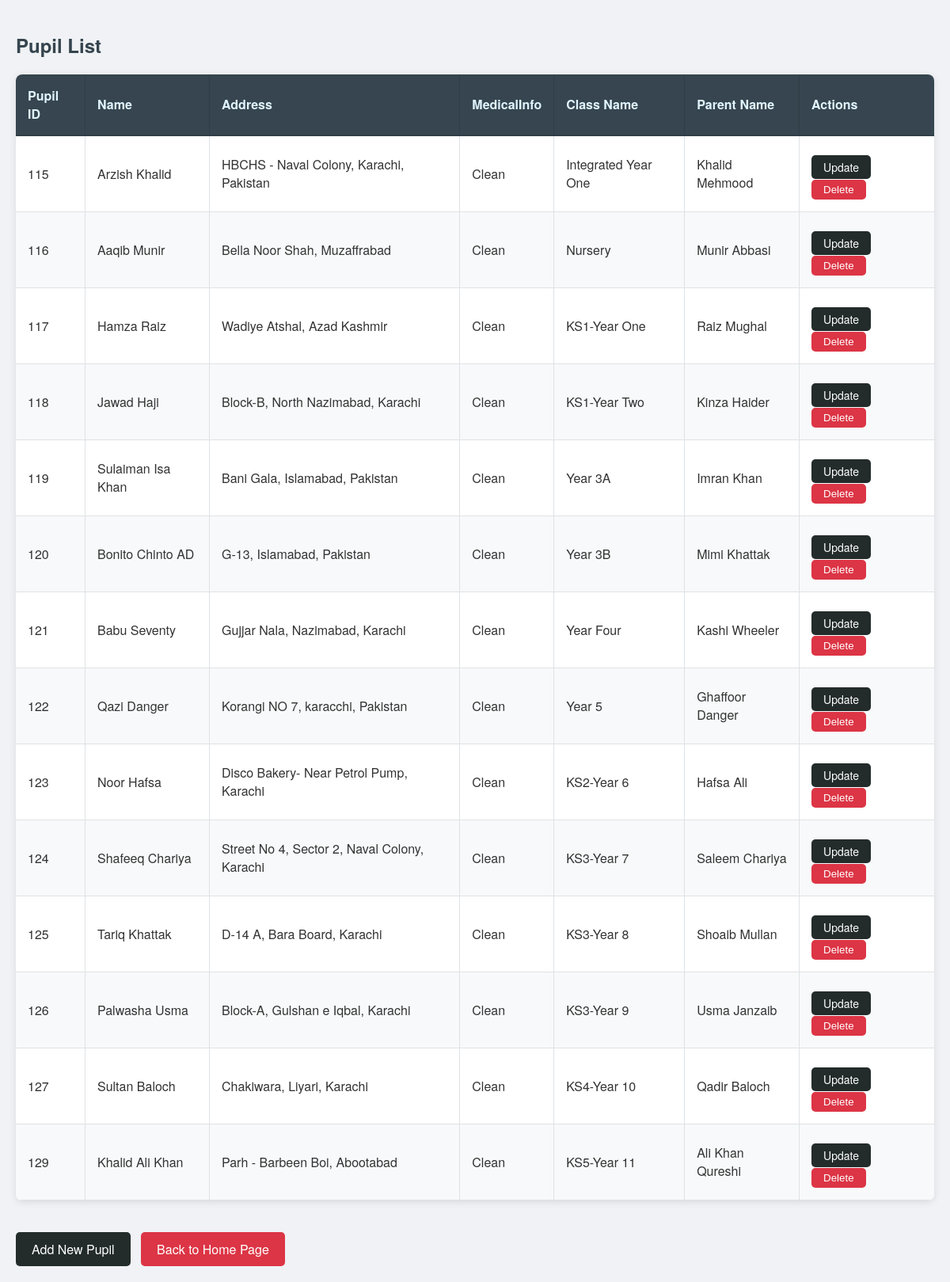
Page /assessment/pupil/pupil.php on the committed database.
### tables this page shows
CREATE TABLE `Pupil` (
  `pupil_id` int NOT NULL,
  `name` varchar(100) NOT NULL,
  `address` varchar(255) DEFAULT NULL,
  `medical_info` varchar(255) DEFAULT NULL,
  `class_id` int DEFAULT NULL
);

CREATE TABLE `Class` (
  `class_id` int NOT NULL,
  `class_name` varchar(50) NOT NULL,
  `capacity` int NOT NULL
);

CREATE TABLE `Parent` (
  `parent_id` int NOT NULL,
  `name` varchar(100) NOT NULL,
  `address` varchar(255) DEFAULT NULL,
  `email` varchar(100) DEFAULT NULL,
  `telephone` varchar(20) DEFAULT NULL
);

### assessment/pupil/pupil.php (the view, shortened to what this page needs)
<?php
include '../db_connection.php';
$sql = "SELECT p.pupil_id, p.name, p.address, p.medical_info,
               c.class_name, pa.name AS parent_name
        FROM Pupil p
        LEFT JOIN Class c ON p.class_id = c.class_id
        LEFT JOIN Pupil_Parent pp ON p.pupil_id = pp.pupil_id
        LEFT JOIN Parent pa ON pp.parent_id = pa.parent_id";
$result = $conn->query($sql);
?>
<!DOCTYPE html>
<html>
<head>
    <link rel="stylesheet"  href="../assessment.css">
</head>
<body>
     <h2>Pupil List</h2>
        <table>
        <thead>
            <tr>
                <th>Pupil ID</th>
                <th>Name</th>
                <th>Address</th>
                <th>MedicalInfo</th>
                <th>Class Name</th>
                <th>Parent Name</th>
                <th>Actions</th>
            </tr>
        </thead>
        <tbody>
        <?php
        if ($result->num_rows > 0) {
            while($row = $result->fetch_assoc()) {
                echo "<tr>";
                echo "<td>" . $row["pupil_id"] . "</td>";
                echo "<td>" . $row["name"] . "</td>";
                echo "<td>" . $row["address"] . "</td>";
                echo "<td>" . $row["medical_info"] . "</td>";
                echo "<td>" . $row["class_name"] . "</td>";
                echo "<td>" . $row["parent_name"] . "</td>";
                echo "<td>";
                echo "<a class='update-class' href='updatepupil.php?pupil_id=" . $row["pupil_id"] . "'>Update</a>";
                echo "<form action='/assessment/pupil/processdeletepupil.php' method='POST' style='display:inline;'>";
                echo "<input type='submit' class='btn-delete' value='Delete'>";
                echo "</form>";
                echo "</td>";
                echo "</tr>";
                }
            } else {
                echo "<tr><td colspan='4'>No pupil found</td></tr>";
            }
            ?>
        </tbody>
    </table>
    <a class="add-class" href="/assessment/pupil/addpupil.php">Add New Pupil</a>
    <a href="/index.php">Back to Home Page</a>
</body>
</html>

### assessment/assessment.css (style rules this page uses)
body { font-family: 'Helvetica Neue', Arial, sans-serif; background-color: #f0f2f5; margin: 0; padding: 20px; color: #333; }
h2 { color: #36454F; font-weight: 600; margin-bottom: 20px; }
table { width: 100%; border-collapse: collapse; margin-bottom: 20px; box-shadow: 0 2px 10px rgba(0, 0, 0, 0.1); background-color: #fff; border-radius: 8px; overflow: hidden; }
th, td { padding: 15px; text-align: left; }
th { background-color: #36454F; color: #E1F5FE; font-weight: 600; border-bottom: 2px solid #2F3E46; border-right: 1px solid #2F3E46; }
th:last-child { border-right: none; }
tr:nth-child(even) { background-color: #f8f9fa; }
td { border-bottom: 1px solid #dee2e6; border-right: 1px solid #dee2e6; }
td:last-child { border-right: none; }
a { display: inline-block; padding: 10px 20px; background-color: #dc3545; color: white; text-decoration: none; border-radius: 5px; margin-top: 9px; transition: background-color 0.3s; }
form { display: inline; }
.btn-delete { background-color: #dc3545; color: white; border: none; padding: 5px 15px; cursor: pointer; border-radius: 5px; transition: background-color 0.3s, transform 0.2s; }
.add-class { display: inline-block; margin-top: 20px; padding: 10px 20px; background-color: #232b2b; color: white; cursor: pointer; text-decoration: none; border-radius: 5px; margin-right: 9px; transition: background-color 0.3s, transform 0.2s; }
.update-class { background-color: #232b2b; color: white; border: none; cursor: pointer; border-radius: 5px; margin-right: 5px; padding: 5px 15px; font-size: 14px; transition: background-color 0.3s, transform 0.2s; }

### rows in the picture
pupil: pupil_id "115", name "Arzish Khalid", address "HBCHS - Naval Colony, Karachi, Pakistan", medical_info "Clean", class.class_name "Integrated Year One", parent.name "Khalid Mehmood"
pupil: pupil_id "116", name "Aaqib Munir", address "Bella Noor Shah, Muzaffrabad", medical_info "Clean", class.class_name "Nursery", parent.name "Munir Abbasi"
pupil: pupil_id "117", name "Hamza Raiz", address "Wadiye Atshal, Azad Kashmir", medical_info "Clean", class.class_name "KS1-Year One", parent.name "Raiz Mughal"
pupil: pupil_id "118", name "Jawad Haji", address "Block-B, North Nazimabad, Karachi", medical_info "Clean", class.class_name "KS1-Year Two", parent.name "Kinza Haider"
pupil: pupil_id "119", name "Sulaiman Isa Khan", address "Bani Gala, Islamabad, Pakistan", medical_info "Clean", class.class_name "Year 3A", parent.name "Imran Khan"
pupil: pupil_id "120", name "Bonito Chinto AD", address "G-13, Islamabad, Pakistan", medical_info "Clean", class.class_name "Year 3B", parent.name "Mimi Khattak"
pupil: pupil_id "121", name "Babu Seventy", address "Gujjar Nala, Nazimabad, Karachi", medical_info "Clean", class.class_name "Year Four", parent.name "Kashi Wheeler"
pupil: pupil_id "122", name "Qazi Danger", address "Korangi NO 7, karacchi, Pakistan", medical_info "Clean", class.class_name "Year 5", parent.name "Ghaffoor Danger"
pupil: pupil_id "123", name "Noor Hafsa", address "Disco Bakery- Near Petrol Pump, Karachi", medical_info "Clean", class.class_name "KS2-Year 6", parent.name "Hafsa Ali"
pupil: pupil_id "124", name "Shafeeq Chariya", address "Street No 4, Sector 2, Naval Colony, Karachi", medical_info "Clean", class.class_name "KS3-Year 7", parent.name "Saleem Chariya"
pupil: pupil_id "125", name "Tariq Khattak", address "D-14 A, Bara Board, Karachi", medical_info "Clean", class.class_name "KS3-Year 8", parent.name "Shoaib Mullan"
pupil: pupil_id "126", name "Palwasha Usma", address "Block-A, Gulshan e Iqbal, Karachi", medical_info "Clean", class.class_name "KS3-Year 9", parent.name "Usma Janzaib"
pupil: pupil_id "127", name "Sultan Baloch", address "Chakiwara, Liyari, Karachi", medical_info "Clean", class.class_name "KS4-Year 10", parent.name "Qadir Baloch"
pupil: pupil_id "129", name "Khalid Ali Khan", address "Parh - Barbeen Boi, Abootabad", medical_info "Clean", class.class_name "KS5-Year 11", parent.name "Ali Khan Qureshi"
